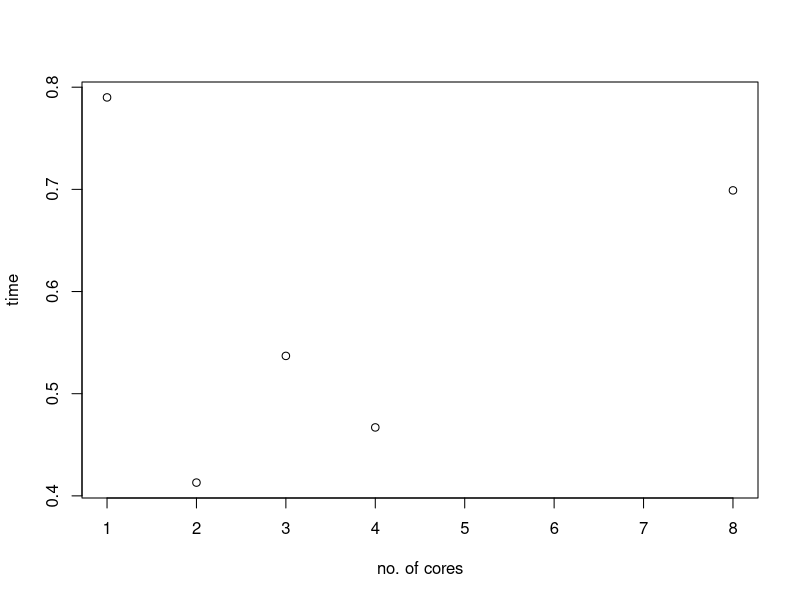
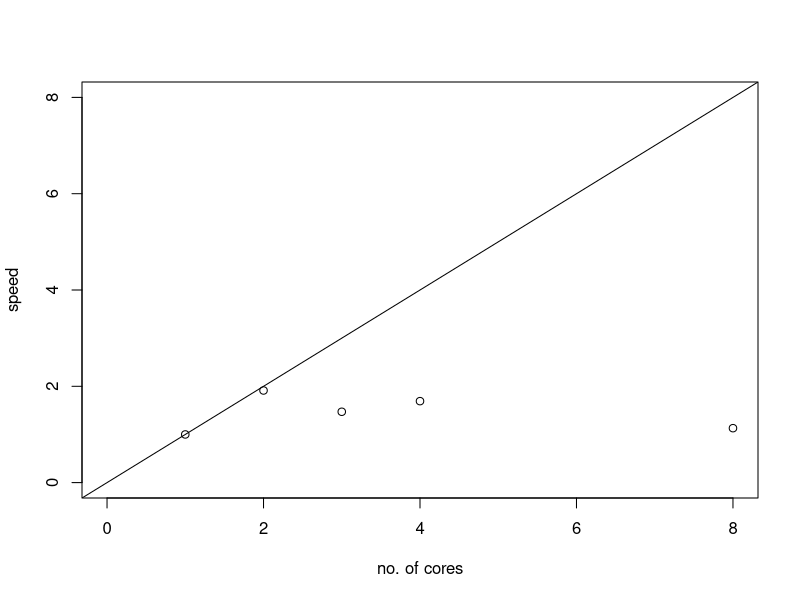

Write the R code that produced these figures, in order.
library(parallel)

sum_split<-function(x,Total,core)
{
	start=Total/core*(x-1)+1
	end=Total/core*(x)
	result<-0
	for(i in start:end)
	{
		result<-result+i
	}
	result
}

sum_up<-function(Total)
{
	for(i in 1:Total)
	{
		result<-result+i
	}
	result
}

# parallel computing
sum_parallel <- function(Total, numcore=detectCores()){
    require(parallel)
    # clusterApply() for Windows
    if (Sys.info()[1] == "Windows"){
	
	cl <- makeCluster(numcore)
		#clusterExport(cl, c("sum_split","numcore","Total"))
		clusterExport(cl, "sum_split")
        runtime <- system.time({
            sumed_up <- clusterApply(cl,1:numcore, function(y) sum_split(y,Total,numcore))
        })[3]
        stopCluster(cl) # Don't forget to do this--I frequently do
 
    # mclapply() for everybody else
    } else {
		sum_split_l<-function(x) sum_split(x,Total,numcore)
		runtime <- system.time({
            sumed_up<-mclapply(X=1:numcore, FUN=sum_split_l,mc.cores=numcore)
        })[3]
    }
    return(list(sumed_up=sum(unlist(sumed_up)), runtime=runtime,numcore=numcore))
}

run_result<-sapply(c(1,2,3,4,8), function(y) sum_parallel(1200000,y))
run_result<-rbind(unlist(run_result[1,]),unlist(run_result[2,]),unlist(run_result[3,]))
plot(run_result[2,]~run_result[3,],xlab="no. of cores", ylab="time")
plot(run_result[2,1]/run_result[2,]~run_result[3,],
	xlim=c(0,8),ylim=c(0,8), xlab="no. of cores", ylab="speed")
abline(0,1)
